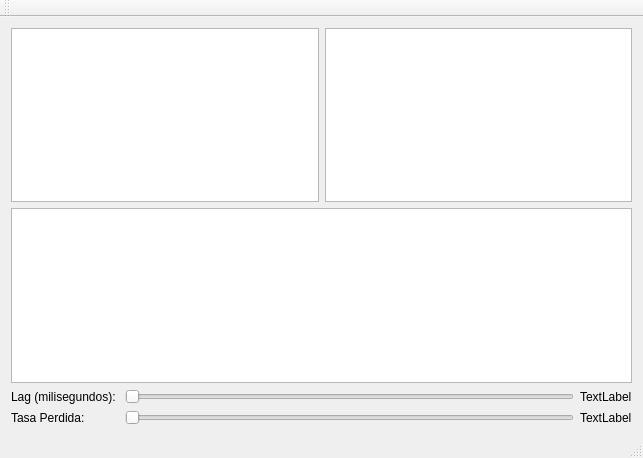
<?xml version="1.0" encoding="UTF-8"?>
<ui version="4.0">
 <class>lagRedClass</class>
 <widget class="QMainWindow" name="lagRedClass">
  <property name="geometry">
   <rect>
    <x>0</x>
    <y>0</y>
    <width>643</width>
    <height>458</height>
   </rect>
  </property>
  <property name="windowTitle">
   <string>lagRed</string>
  </property>
  <widget class="QWidget" name="centralWidget">
   <property name="sizePolicy">
    <sizepolicy hsizetype="Preferred" vsizetype="Expanding">
     <horstretch>0</horstretch>
     <verstretch>0</verstretch>
    </sizepolicy>
   </property>
   <layout class="QVBoxLayout" name="verticalLayout">
    <item>
     <layout class="QHBoxLayout" name="horizontalLayout">
      <property name="sizeConstraint">
       <enum>QLayout::SetMaximumSize</enum>
      </property>
      <property name="leftMargin">
       <number>0</number>
      </property>
      <property name="topMargin">
       <number>0</number>
      </property>
      <property name="rightMargin">
       <number>0</number>
      </property>
      <property name="bottomMargin">
       <number>0</number>
      </property>
      <item>
       <widget class="QTextEdit" name="textEditRequest"/>
      </item>
      <item>
       <widget class="QTextEdit" name="textEditResponse"/>
      </item>
     </layout>
    </item>
    <item>
     <layout class="QHBoxLayout" name="horizontalLayout_2">
      <item>
       <widget class="QGraphicsView" name="graphicsView"/>
      </item>
     </layout>
    </item>
    <item>
     <layout class="QGridLayout" name="gridLayout">
      <property name="topMargin">
       <number>0</number>
      </property>
      <item row="0" column="1">
       <widget class="QSlider" name="horizontalSliderLag">
        <property name="orientation">
         <enum>Qt::Horizontal</enum>
        </property>
       </widget>
      </item>
      <item row="0" column="0">
       <widget class="QLabel" name="labelLagTitle">
        <property name="text">
         <string>Lag (milisegundos): </string>
        </property>
       </widget>
      </item>
      <item row="0" column="2">
       <widget class="QLabel" name="labelLag">
        <property name="text">
         <string>TextLabel</string>
        </property>
       </widget>
      </item>
      <item row="1" column="0">
       <widget class="QLabel" name="labelLossRateTitle">
        <property name="text">
         <string>Tasa Perdida:</string>
        </property>
       </widget>
      </item>
      <item row="1" column="1">
       <widget class="QSlider" name="horizontalSliderLossRate">
        <property name="orientation">
         <enum>Qt::Horizontal</enum>
        </property>
       </widget>
      </item>
      <item row="1" column="2">
       <widget class="QLabel" name="labelLossRate">
        <property name="text">
         <string>TextLabel</string>
        </property>
       </widget>
      </item>
     </layout>
    </item>
   </layout>
  </widget>
  <widget class="QMenuBar" name="menuBar">
   <property name="geometry">
    <rect>
     <x>0</x>
     <y>0</y>
     <width>643</width>
     <height>21</height>
    </rect>
   </property>
  </widget>
  <widget class="QToolBar" name="mainToolBar">
   <attribute name="toolBarArea">
    <enum>TopToolBarArea</enum>
   </attribute>
   <attribute name="toolBarBreak">
    <bool>false</bool>
   </attribute>
  </widget>
  <widget class="QStatusBar" name="statusBar"/>
 </widget>
 <layoutdefault spacing="6" margin="11"/>
 <resources>
  <include location="lagred.qrc"/>
 </resources>
 <connections/>
</ui>
